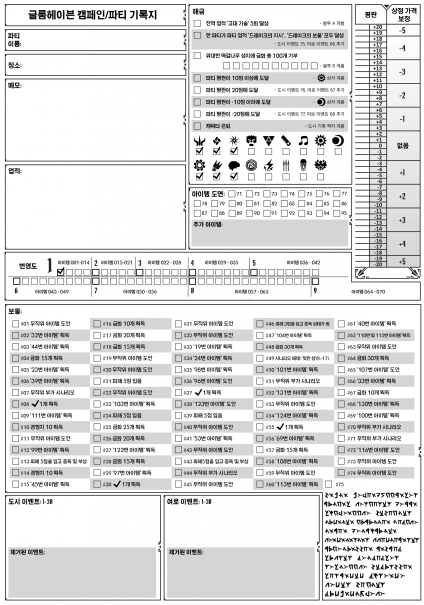
#> input picture 08.사진/글룸헤이븐 기록지.jpg, 848 x 1209 px, found by its file name (shown at 1/2 size)
$ jupyter execute 1.OpenCV_image.ipynb
#> lines starting #> are read from the running program, lines starting #| are printed output that depends on the picture
[cell 1]
import numpy as np
import cv2

[cell 2]
width = 200
height = 100

img = np.zeros((height, width), np.uint8)

img

[cell 3]
# 수치를 이미지로 표시
img = cv2.imread('08.사진\글룸헤이븐 기록지.jpg')
#> img is the input picture: shape (1209, 848, 3); min 0, max 255, mean 224

# 2. 이미지 창 띄우기
# 첫 번째 인자: 창의 이름 (타이틀바에 표시됨)
# 두 번째 인자: 출력할 이미지 객체
cv2.imshow('png', img)

# 3. 키 입력 대기 (이게 없으면 창이 바로 닫힙니다)
cv2.waitKey(0)

# 4. 모든 창 닫기
cv2.destroyAllWindows()

[cell 4]
width = 640
height = 480
channels = 3
value = (0,0,255) # pixel value(blue, green, red)

img = np.zeros((height, width, channels), np.uint8)
img

[cell 5]
cv2.imshow('image', img)

cv2.waitKey(0)

[cell 6]
width = 640
height = 480
channels = 3
value = (0,0,255) # pixel value(blue, green, red)

img2 = np.full((height, width, channels), value, np.uint8)
cv2.imshow('title', img2)
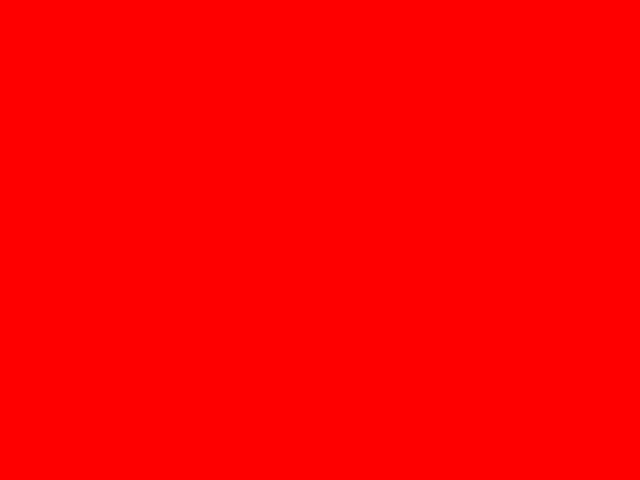
#> window 'title': shape (480, 640, 3); mean B, G, R 0, 0, 255
cv2.waitKey(0)
